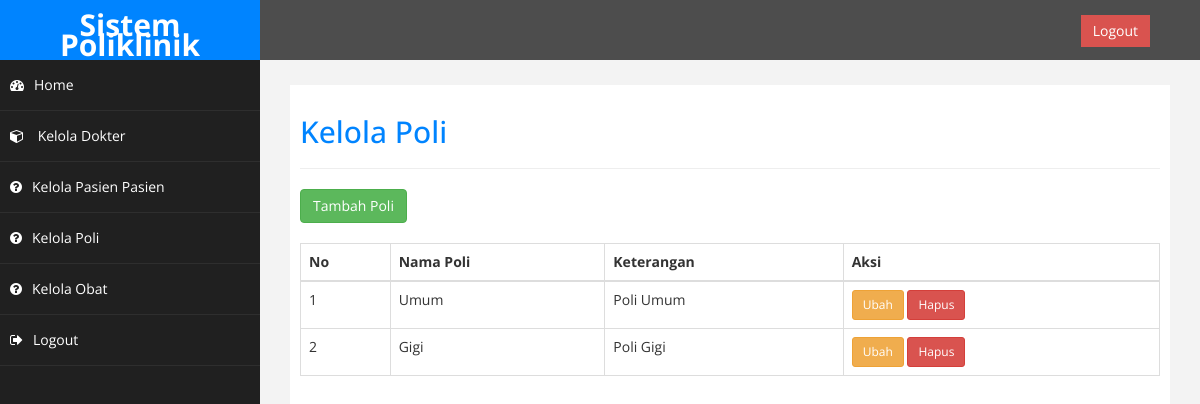
The page /admin/index.php?halaman=kelolapoli (signed in) on the database as committed earlier.
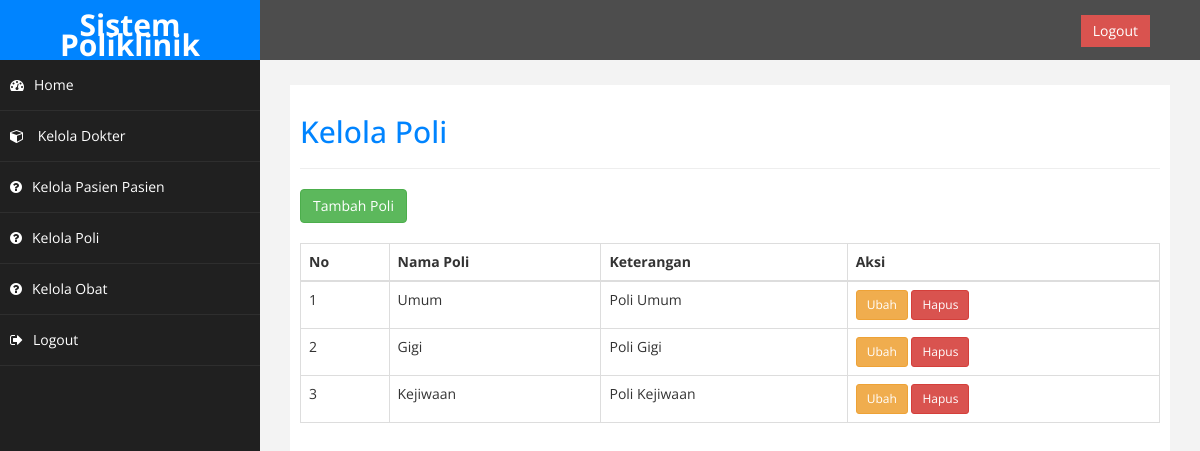
The same page on the database as committed later.
### tables this page shows
CREATE TABLE `poli` (
  `id` int(11) NOT NULL,
  `nama_poli` varchar(25) NOT NULL,
  `keterangan` text DEFAULT NULL
);

### admin/kelolapoli.php (the view, shortened to what this page needs)
<?php
include('koneksi.php');
?>
<h2>Kelola Poli</h2>
<hr>
<button class="btn btn-success" data-toggle="modal" data-target="#modalTambah">Tambah Poli</button>
<br><br>
<table class="table table-bordered">
    <thead>
        <tr>
            <th>No</th>
            <th>Nama Poli</th>
            <th>Keterangan</th>
            <th>Aksi</th>
        </tr>
    </thead>
    <tbody>
        <?php
        $query = "SELECT * FROM poli";
        $result = mysqli_query($koneksi, $query);
        $no = 1;
        while ($row = mysqli_fetch_assoc($result)) {
            echo "<tr>";
            echo "<td>" . $no++ . "</td>";
            echo "<td>" . $row['nama_poli'] . "</td>";
            echo "<td>" . $row['keterangan'] . "</td>";
            echo "<td>";
            echo "<button class='btn btn-warning btn-sm' data-toggle='modal' data-target='#modalUbah" . $row['id'] . "'>Ubah</button> ";
            echo "<a href='index.php?halaman=kelolapoli&hapus=" . $row['id'] . "' onclick='return confirm(\"Yakin ingin menghapus data ini?\")' class='btn btn-danger btn-sm'>Hapus</a>";
            echo "</td>";
            echo "</tr>";
            ?>
            <?php
        }
        ?>
    </tbody>
</table>

Rows that differ between the two databases and show on the page:
added poli: nama_poli "Kejiwaan", keterangan "Poli Kejiwaan"
